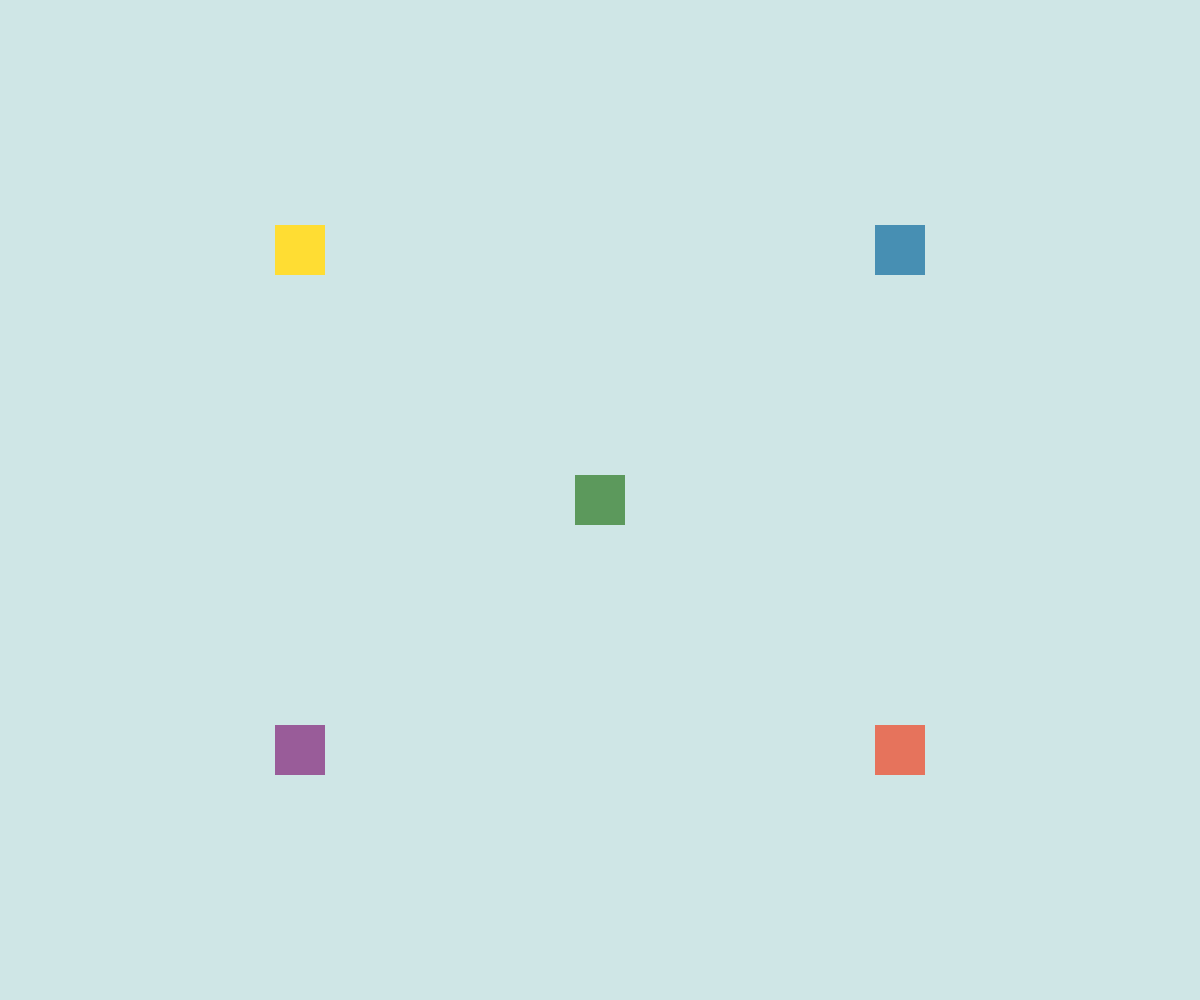
Frame 1 (no input)
Frame 60 (no input): identical to frame 1, image omitted
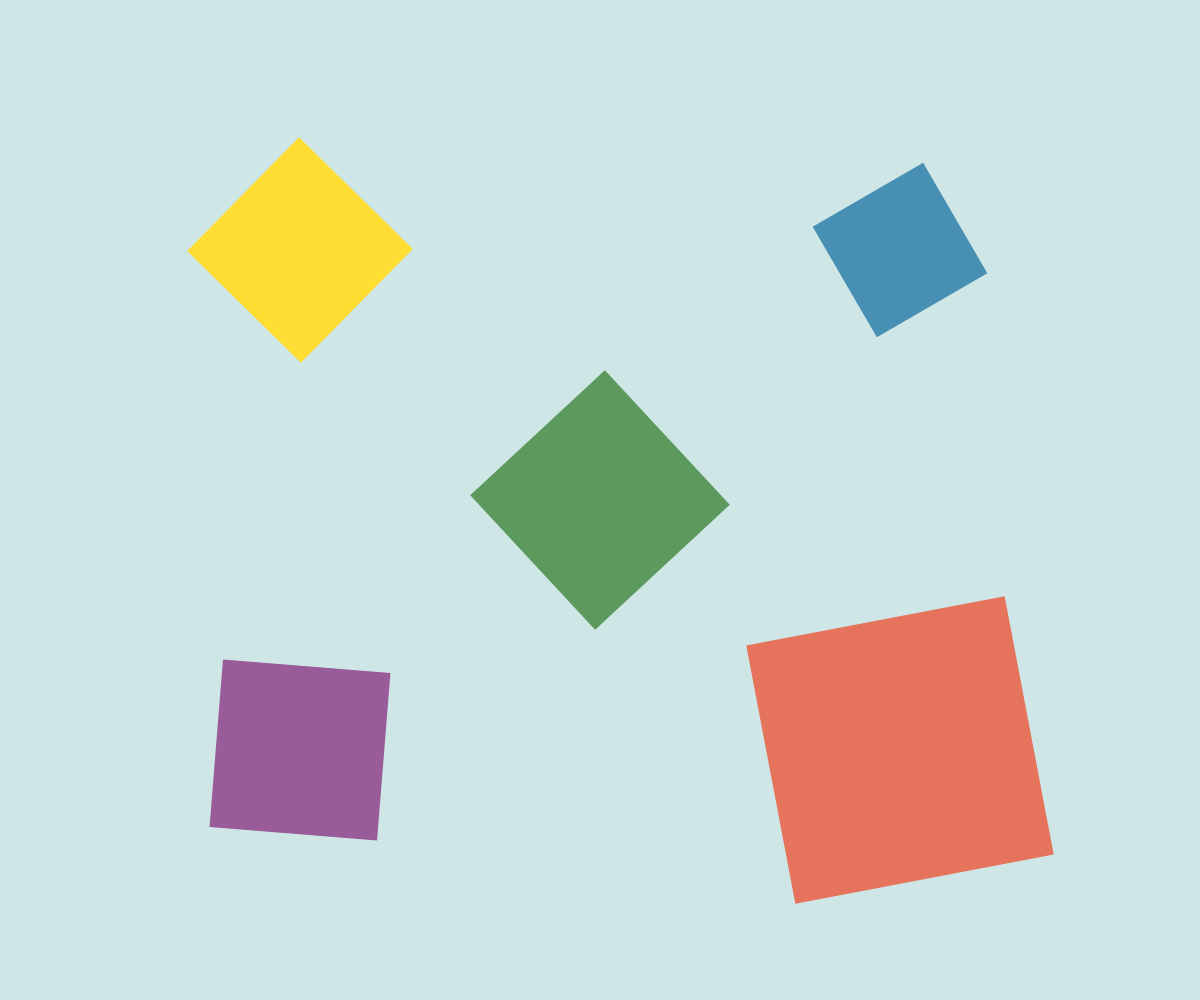
Frame 120 (the mouse pressed at the canvas centre since frame 60)

The p5.js sketch that drew these frames (run headless with seeded random() and noise() and a simulated clock; from frame 60 on, the mouse is pressed at the canvas centre):

// p5.js sketch
// ── sketch.js
let xPods;
let yPods;
let angle1, angle2, angle3, angle4, angle5;
let scale1, scale2, scale3, scale4, scale5;

function setup() {
    createCanvas(windowWidth, windowHeight);
    rectMode(CENTER);
    colorMode(HSB);
    angleMode(DEGREES);
    background(180,10,90);
    xPods = width/2;
    yPods = height/2;
    
}

function draw() {
    noStroke();
    background(180,10,90);
    
    //rect1
    push();
    translate(xPods, yPods);
    angle1++;
    rotate(angle1);
    scale(scale1);
    fill(120,40,60,50);   
    rect(0,0,50);
    pop();

    //rect2
    push();
    translate(xPods/2, yPods/2);
    angle2++;
    rotate(angle2);
    scale(scale2);
    fill(50,80,100,50);   
    rect(0,0,50);
    pop();

    //rect3
    push();
    translate(xPods/2*3, yPods/2);
    angle3++;
    rotate(angle3);
    scale(scale3);
    fill(200,60,70,50);   
    rect(0,0,50);
    pop();

    //rect4
    push();
    translate(xPods/2, yPods/2*3);
    angle4++;
    rotate(angle4);
    scale(scale4);
    fill(300,40,60,50);   
    rect(0,0,50);
    pop();

    //rect5
    push();
    translate(xPods/2*3, yPods/2*3);
    angle5++;
    rotate(angle5);
    scale(scale5);
    fill(10,60,90,50);   
    rect(0,0,50);
    pop();
}

function mousePressed() {
    angle1 = random(360);
    angle2 = random(360);
    angle3 = random(360);
    angle4 = random(360);
    angle5 = random(360);

    scale1 = random(1, 10);
    scale2 = random(1, 10);
    scale3 = random(1, 10);
    scale4 = random(1, 10);
    scale5 = random(1, 10);
}
